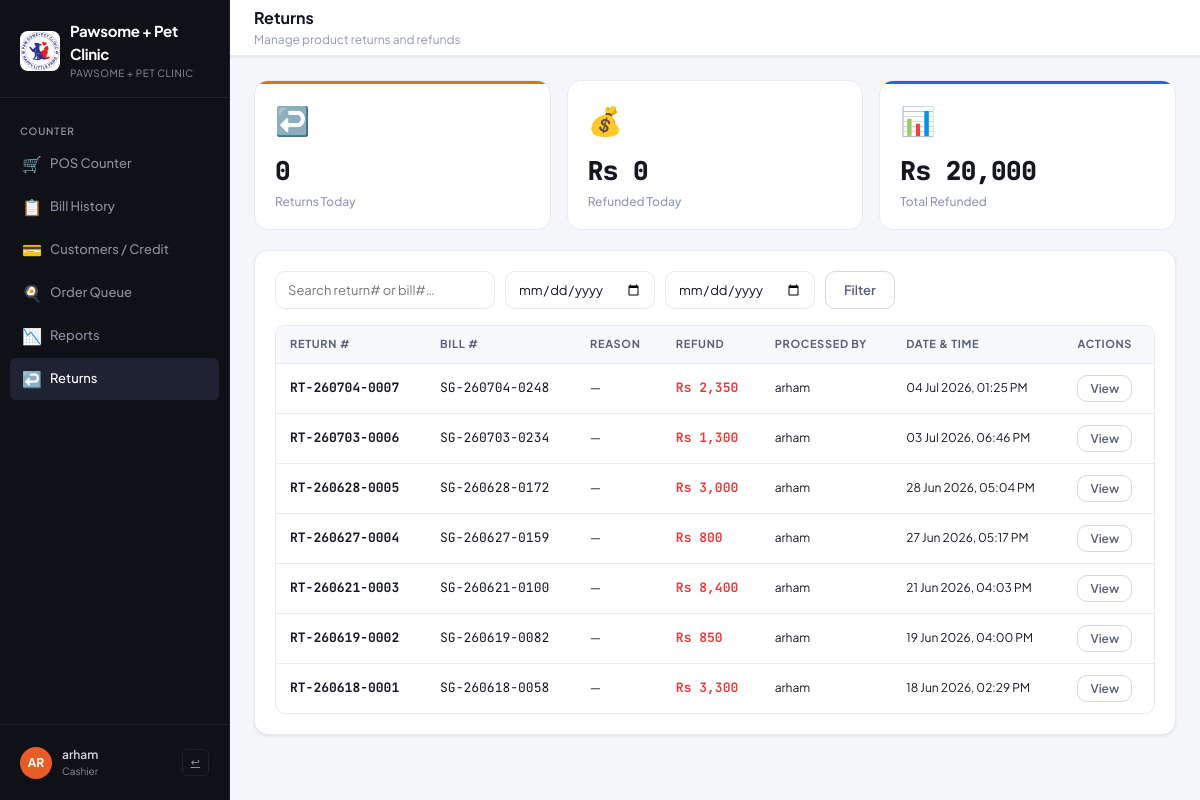
The app's page /admin/returns.php (signed in) with its own data.
### tables this page shows
CREATE TABLE stores (
            id INTEGER PRIMARY KEY AUTOINCREMENT,
            name TEXT NOT NULL,
            phone TEXT DEFAULT '',
            address TEXT DEFAULT '',
            receipt_footer TEXT DEFAULT 'Thank you!',
            bill_prefix TEXT DEFAULT 'ST',
            tax_rate REAL DEFAULT 5,
            currency TEXT DEFAULT 'Rs',
            is_active INTEGER DEFAULT 1,
            created_at DATETIME DEFAULT CURRENT_TIMESTAMP
        , logo TEXT DEFAULT '');

CREATE TABLE returns (
            id INTEGER PRIMARY KEY AUTOINCREMENT,
            store_id INTEGER NOT NULL,
            bill_id INTEGER NOT NULL,
            return_no TEXT NOT NULL,
            reason TEXT DEFAULT '',
            total_refund REAL NOT NULL DEFAULT 0,
            status TEXT DEFAULT 'completed',
            created_by INTEGER,
            created_at DATETIME DEFAULT CURRENT_TIMESTAMP,
            FOREIGN KEY(store_id) REFERENCES stores(id),
            FOREIGN KEY(bill_id) REFERENCES bills(id),
            FOREIGN KEY(created_by) REFERENCES users(id),
            UNIQUE(store_id, return_no)
        );

CREATE TABLE bills (
            id INTEGER PRIMARY KEY AUTOINCREMENT,
            bill_no TEXT NOT NULL UNIQUE,
            customer_name TEXT DEFAULT 'Walk-in',
            table_no TEXT DEFAULT '-',
            subtotal REAL NOT NULL,
            tax_amount REAL NOT NULL,
            discount REAL DEFAULT 0,
            total REAL NOT NULL,
            payment_method TEXT DEFAULT 'Cash',
            status TEXT DEFAULT 'paid',
            notes TEXT,
            created_at DATETIME DEFAULT CURRENT_TIMESTAMP
        , store_id INTEGER DEFAULT 1, customer_id INTEGER, paid_amount REAL NOT NULL DEFAULT 0, due_amount REAL NOT NULL DEFAULT 0, payment_status TEXT DEFAULT 'paid');

CREATE TABLE users (
            id INTEGER PRIMARY KEY AUTOINCREMENT,
            username TEXT NOT NULL UNIQUE,
            password TEXT NOT NULL,
            role TEXT DEFAULT 'cashier',
            name TEXT,
            created_at DATETIME DEFAULT CURRENT_TIMESTAMP
        , store_id INTEGER DEFAULT 1);

### includes/db.php (called while the page is built, shortened)
<?php
function baseUrl($path = '') {
    static $base = null;
    if ($base === null) {
        $docRoot  = str_replace('\\', '/', realpath($_SERVER['DOCUMENT_ROOT'] ?? ROOT_PATH) ?: ROOT_PATH);
        $projRoot = str_replace('\\', '/', ROOT_PATH);
        $base     = rtrim(substr($projRoot, strlen($docRoot)), '/');
    }
    return $base . '/' . ltrim($path, '/');
}
function getDB() {
    try {
        $db = new PDO('sqlite:' . DB_FILE);
        $db->setAttribute(PDO::ATTR_ERRMODE, PDO::ERRMODE_EXCEPTION);
        $db->setAttribute(PDO::ATTR_DEFAULT_FETCH_MODE, PDO::FETCH_ASSOC);
        $db->setAttribute(PDO::ATTR_TIMEOUT, 30);
        $db->exec('PRAGMA journal_mode=WAL');
        $db->exec('PRAGMA busy_timeout=5000');
        return $db;
    } catch (Exception $e) {
        error_log('Database error: ' . $e->getMessage());
        die('<h2>Database Error</h2><p>' . htmlspecialchars($e->getMessage()) . '</p>'
            . '<p>Try visiting <a href="' . htmlspecialchars(baseUrl('check.php')) . '">check.php</a> for diagnostics, '
            . 'or delete <code>data/restaurant.db</code> to reset (this removes all data).</p>');
    }
}
function getStore($storeId) {
    $db = getDB();
    $st = $db->prepare("SELECT * FROM stores WHERE id = ?");
    $st->execute([(int)$storeId]);
    return $st->fetch() ?: null;
}
function getStoreSettings($storeId) {
    $store = getStore($storeId);
    $out = [
        'restaurant_name'    => $store['name'],
        'restaurant_address' => $store['address'],
        'restaurant_phone'   => $store['phone'],
        'receipt_footer'     => $store['receipt_footer'],
        'bill_prefix'        => $store['bill_prefix'],
        'tax_rate'           => (string)$store['tax_rate'],
        'currency'           => $store['currency'],
        'store_id'           => (string)$store['id'],
        'store_name'         => $store['name'],
    ];
    $db = getDB();
    $st = $db->prepare("SELECT key, value FROM store_settings WHERE store_id = ?");
    $st->execute([(int)$storeId]);
    foreach ($st->fetchAll() as $r) {
        $out[$r['key']] = $r['value'];
    }
    return $out;
}
?>

### includes/auth.php (called while the page is built, shortened)
<?php
require_once __DIR__ . '/db.php';
function currentUser() {
    return [
        'id'       => $_SESSION['user_id']  ?? null,
        'username' => $_SESSION['username'] ?? '',
        'name'     => $_SESSION['name']     ?? '',
        'role'     => $_SESSION['role']     ?? '',
        'store_id' => $_SESSION['store_id'] ?? null,
    ];
}

### admin/returns.php (the view, shortened to what this page needs)
<?php
require_once __DIR__ . '/../includes/auth.php';
require_once __DIR__ . '/../includes/header.php';
$db = getDB();
$storeId = currentStoreId();
$cur = $settings['currency'] ?? 'Rs';
$page = max(1, (int)($_GET['page'] ?? 1));
$limit = 25;
$offset = ($page - 1) * $limit;
$search = trim($_GET['q'] ?? '');
$dateFrom = $_GET['date_from'] ?? '';
$dateTo = $_GET['date_to'] ?? '';
$where = ['r.store_id = ?'];
$params = [$storeId];
$whereStr = implode(' AND ', $where);
$stmt = $db->prepare("SELECT r.*, b.bill_no, u.name as created_by_name FROM returns r LEFT JOIN bills b ON r.bill_id = b.id LEFT JOIN users u ON r.created_by = u.id WHERE $whereStr ORDER BY r.created_at DESC LIMIT $limit OFFSET $offset");
$stmt->execute($params);
$returns = $stmt->fetchAll();
$todayRefund = $db->prepare("SELECT COALESCE(SUM(total_refund),0) FROM returns WHERE store_id=? AND DATE(created_at)=DATE('now')");
$todayRefund->execute([$storeId]); $todayRefund = $todayRefund->fetchColumn();
$todayCount = $db->prepare("SELECT COUNT(*) FROM returns WHERE store_id=? AND DATE(created_at)=DATE('now')");
$todayCount->execute([$storeId]); $todayCount = $todayCount->fetchColumn();
$allRefund = $db->prepare("SELECT COALESCE(SUM(total_refund),0) FROM returns WHERE store_id=?");
$allRefund->execute([$storeId]); $allRefund = $allRefund->fetchColumn();
?>
    <div class="topbar">
      <div>
        <div class="page-title">Returns</div>
        <div class="page-subtitle">Manage product returns and refunds</div>
      </div>
    </div>
    <div class="content-area">
      <div class="grid-3 mb-20">
        <div class="stat-card amber"><div class="stat-icon">↩️</div><div class="stat-value"><?= $todayCount ?></div><div class="stat-label">Returns Today</div></div>
        <div class="stat-card red"><div class="stat-icon">💰</div><div class="stat-value"><?= $cur ?> <?= number_format($todayRefund, 0) ?></div><div class="stat-label">Refunded Today</div></div>
        <div class="stat-card blue"><div class="stat-icon">📊</div><div class="stat-value"><?= $cur ?> <?= number_format($allRefund, 0) ?></div><div class="stat-label">Total Refunded</div></div>
      </div>
      <div class="card">
        <form method="GET" style="display:flex;gap:10px;flex-wrap:wrap;margin-bottom:16px">
          <input class="form-control" style="width:220px" name="q" value="<?= htmlspecialchars($search) ?>" placeholder="Search return# or bill#…">
          <input class="form-control" style="width:150px" type="date" name="date_from" value="<?= htmlspecialchars($dateFrom) ?>" title="From date">
          <input class="form-control" style="width:150px" type="date" name="date_to" value="<?= htmlspecialchars($dateTo) ?>" title="To date">
          <button class="btn btn-secondary" type="submit">Filter</button>
        </form>
        <div class="table-wrap">
          <table class="data-table">
            <thead><tr>
              <th>Return #</th><th>Bill #</th><th>Reason</th><th>Refund</th><th>Processed By</th><th>Date & Time</th><th>Actions</th>
            </tr></thead>
            <tbody>
            <?php if (empty($returns)): ?>
              <tr><td colspan="7" style="text-align:center;padding:30px;color:var(--text3)">No returns found</td></tr>
            <?php else: ?>
              <?php foreach ($returns as $r): ?>
              <tr>
                <td><span class="font-mono font-bold"><?= htmlspecialchars($r['return_no']) ?></span></td>
                <td class="font-mono"><?= htmlspecialchars($r['bill_no'] ?? '—') ?></td>
                <td class="text-sm"><?= htmlspecialchars($r['reason'] ?: '—') ?></td>
                <td class="font-mono font-bold" style="color:var(--red)"><?= $cur ?> <?= number_format($r['total_refund'], 0) ?></td>
                <td class="text-sm"><?= htmlspecialchars($r['created_by_name'] ?? '—') ?></td>
                <td class="text-sm text-muted"><?= date('d M Y, h:i A', strtotime($r['created_at'])) ?></td>
                <td>
                  <button class="btn btn-secondary btn-sm" onclick="viewReturnDetails(<?= (int)$r['id'] ?>)">View</button>
                </td>
              </tr>
              <?php endforeach; ?>
            <?php endif; ?>
            </tbody>
          </table>
        </div>
      </div>
    </div>
<?php require_once __DIR__ . '/../includes/footer.php'; ?>

### includes/header.php (shortened to what this page needs)
<?php
require_once __DIR__ . '/auth.php';
$user = currentUser();
$storeId = currentStoreId();
if ($storeId) {
    $settings = getStoreSettings($storeId);
    $currentStore = getStore($storeId);
} else {
    $settings = getSettings();
    $currentStore = null;
}
$currentPage = basename($_SERVER['PHP_SELF'], '.php');
$B = function($p='') { return baseUrl($p); };
?>
<!DOCTYPE html>
<html lang="en">
<head>
<link rel="stylesheet" href="<?= baseUrl('assets/css/style.css') ?>">
</head>
<body data-tax="<?= (float)($settings['tax_rate'] ?? 5) ?>">
<div class="app-shell">
  <aside class="sidebar">
    <div class="sidebar-logo">
      <div class="logo-mark">
        <?php if ($currentStore && !empty($currentStore['logo'])): ?>
        <img src="<?= baseUrl($currentStore['logo']) ?>" alt="" style="width:40px;height:40px;border-radius:8px;object-fit:contain">
        <?php else: ?>
        <img src="<?= baseUrl('assets/default-logo.png') ?>" alt="" style="width:40px;height:40px;border-radius:8px;object-fit:contain">
        <?php endif; ?>
        <div>
          <div class="logo-text"><?= htmlspecialchars($settings['restaurant_name'] ?? 'POS') ?></div>
          <div class="logo-sub"><?= $storeId ? htmlspecialchars($currentStore['name'] ?? 'Store #' . $storeId) : 'Super Admin' ?></div>
        </div>
      </div>
    </div>
    <nav class="sidebar-nav">
      <?php if ($storeId): ?>
      <div class="nav-section-label">Counter</div>
      <a href="<?= $B('index.php') ?>" class="nav-item <?= $currentPage==='index'?'active':'' ?>">
        <span class="nav-icon">🛒</span> POS Counter
      </a>
      <a href="<?= $B('bills.php') ?>" class="nav-item <?= $currentPage==='bills'?'active':'' ?>">
        <span class="nav-icon">📋</span> Bill History
      </a>
      <a href="<?= $B('customers.php') ?>" class="nav-item <?= $currentPage==='customers'?'active':'' ?>">
        <span class="nav-icon">💳</span> Customers / Credit
      </a>
      <a href="<?= $B('queue.php') ?>" class="nav-item <?= $currentPage==='queue'?'active':'' ?>" id="nav-queue">
        <span class="nav-icon">🍳</span> Order Queue
      </a>
      <a href="<?= $B('admin/reports.php') ?>" class="nav-item <?= $currentPage==='reports'?'active':'' ?>">
        <span class="nav-icon">📉</span> Reports
      </a>
      <a href="<?= $B('admin/returns.php') ?>" class="nav-item <?= $currentPage==='returns'?'active':'' ?>">
        <span class="nav-icon">↩️</span> Returns
      </a>
      <?php endif; ?>
    </nav>
    <div class="sidebar-footer">
      <div class="user-card">
        <div class="user-avatar"><?= strtoupper(substr($user['name'] ?: $user['username'], 0, 2)) ?></div>
        <div>
          <div class="user-name"><?= htmlspecialchars($user['name'] ?: $user['username']) ?></div>
          <div class="user-role"><?= htmlspecialchars(str_replace('_', ' ', $user['role'])) ?></div>
        </div>
        <a href="<?= $B('logout.php') ?>" class="logout-btn" title="Logout">↩</a>
      </div>
    </div>
  </aside>
  <div class="main">

### records on screen
stores: logo (picture), name "Pawsome + Pet Clinic", name "PAWSOME + PET CLINIC", currency "Rs"
returns: return_no "RT-260704-0007", bill.bill_no "SG-260704-0248", reason "—", store.currency "Rs", total_refund "2,350", created_by.name "arham", created_at "04 Jul 2026, 01:25 PM"
returns: return_no "RT-260703-0006", bill.bill_no "SG-260703-0234", reason "—", store.currency "Rs", total_refund "1,300", created_by.name "arham", created_at "03 Jul 2026, 06:46 PM"
returns: return_no "RT-260628-0005", bill.bill_no "SG-260628-0172", reason "—", store.currency "Rs", total_refund "3,000", created_by.name "arham", created_at "28 Jun 2026, 05:04 PM"
returns: return_no "RT-260627-0004", bill.bill_no "SG-260627-0159", reason "—", store.currency "Rs", total_refund "800", created_by.name "arham", created_at "27 Jun 2026, 05:17 PM"
returns: return_no "RT-260621-0003", bill.bill_no "SG-260621-0100", reason "—", store.currency "Rs", total_refund "8,400", created_by.name "arham", created_at "21 Jun 2026, 04:03 PM"
returns: return_no "RT-260619-0002", bill.bill_no "SG-260619-0082", reason "—", store.currency "Rs", total_refund "850", created_by.name "arham", created_at "19 Jun 2026, 04:00 PM"
returns: return_no "RT-260618-0001", bill.bill_no "SG-260618-0058", reason "—", store.currency "Rs", total_refund "3,300", created_by.name "arham", created_at "18 Jun 2026, 02:29 PM"

### other values on screen
substr($user['name'] ?: $user['username'], 0, 2) "AR"
$user['name'] ?: $user['username'] "arham"
str_replace('_', ' ', $user['role']) "Cashier"
$todayCount "0"
$todayRefund "0"
$allRefund "20,000"
